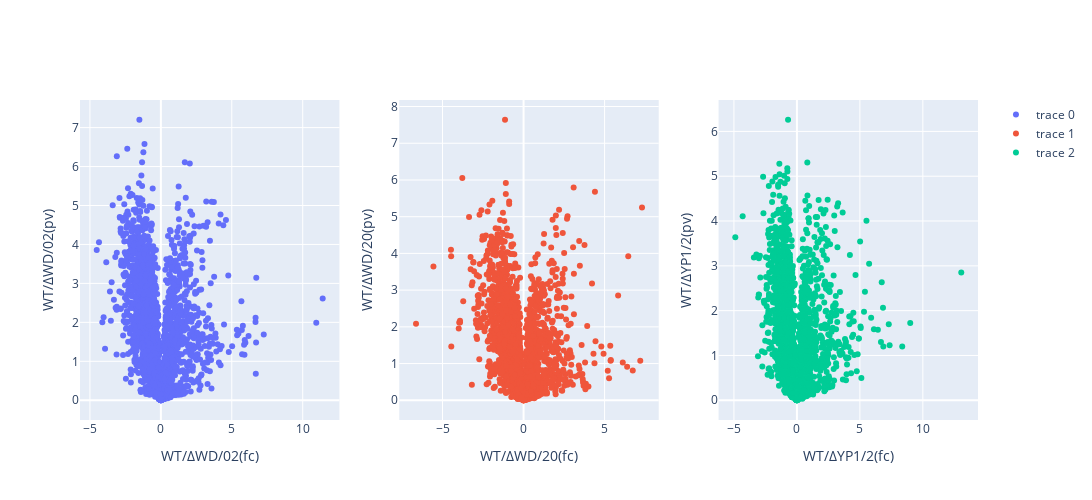

This figure's notebook cell:
### Code cell
# # volcano plots
genes = ['MAEA','MKLN1','GID8','GID4','RMND5A','RMND5B','WDR26','RANBP9','RANBP10','ARMC8','YPEL5']
DiannData.volcano_eda(n_rows=1, n_cols=3, gene_list=genes)
DiannData.volcano_plotly(n_rows=1, n_cols=3)

### Figure 1 — Plotly figure (JSON) as saved in the notebook; plotly's stock layout.template omitted (floating-point values rounded to 4 significant figures; data arrays with more than 128 entries replaced by an {"elided": "..."} marker saying what was removed)
{"data": [{"mode": "markers", "text": {"elided": "2515 str values"}, "type": "scatter", "x": {"elided": "2515 float values"}, "xaxis": "x", "y": {"elided": "2515 float values"}, "yaxis": "y"}, {"mode": "markers", "text": {"elided": "2515 str values"}, "type": "scatter", "x": {"elided": "2515 float values"}, "xaxis": "x2", "y": {"elided": "2515 float values"}, "yaxis": "y2"}, {"mode": "markers", "text": {"elided": "2515 str values"}, "type": "scatter", "x": {"elided": "2515 float values"}, "xaxis": "x3", "y": {"elided": "2515 float values"}, "yaxis": "y3"}], "layout": {"height": 500, "width": 1200, "xaxis": {"anchor": "y", "domain": [0, 0.2889], "title": {"text": "WT/∆WD/02(fc)"}}, "xaxis2": {"anchor": "y2", "domain": [0.3556, 0.6444], "title": {"text": "WT/∆WD/20(fc)"}}, "xaxis3": {"anchor": "y3", "domain": [0.7111, 1], "title": {"text": "WT/∆YP1/2(fc)"}}, "yaxis": {"anchor": "x", "domain": [0, 1], "title": {"text": "WT/∆WD/02(pv)"}}, "yaxis2": {"anchor": "x2", "domain": [0, 1], "title": {"text": "WT/∆WD/20(pv)"}}, "yaxis3": {"anchor": "x3", "domain": [0, 1], "title": {"text": "WT/∆YP1/2(pv)"}}}}
